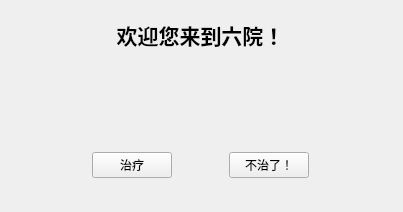
<?xml version="1.0" encoding="UTF-8"?>
<ui version="4.0">
 <class>Hospital</class>
 <widget class="QWidget" name="Hospital">
  <property name="geometry">
   <rect>
    <x>0</x>
    <y>0</y>
    <width>403</width>
    <height>212</height>
   </rect>
  </property>
  <property name="windowTitle">
   <string>Form</string>
  </property>
  <widget class="QLabel" name="label">
   <property name="geometry">
    <rect>
     <x>50</x>
     <y>10</y>
     <width>301</width>
     <height>51</height>
    </rect>
   </property>
   <property name="text">
    <string>&lt;html&gt;&lt;head/&gt;&lt;body&gt;&lt;p align=&quot;center&quot;&gt;&lt;span style=&quot; font-size:16pt; font-weight:700;&quot;&gt;欢迎您来到六院！&lt;/span&gt;&lt;/p&gt;&lt;/body&gt;&lt;/html&gt;</string>
   </property>
  </widget>
  <widget class="QLabel" name="tipLabel">
   <property name="geometry">
    <rect>
     <x>40</x>
     <y>60</y>
     <width>321</width>
     <height>61</height>
    </rect>
   </property>
   <property name="text">
    <string/>
   </property>
  </widget>
  <widget class="QWidget" name="layoutWidget">
   <property name="geometry">
    <rect>
     <x>40</x>
     <y>140</y>
     <width>321</width>
     <height>51</height>
    </rect>
   </property>
   <layout class="QHBoxLayout" name="horizontalLayout">
    <item>
     <spacer name="horizontalSpacer_2">
      <property name="orientation">
       <enum>Qt::Orientation::Horizontal</enum>
      </property>
      <property name="sizeHint" stdset="0">
       <size>
        <width>40</width>
        <height>20</height>
       </size>
      </property>
     </spacer>
    </item>
    <item>
     <widget class="QPushButton" name="cureButton">
      <property name="text">
       <string>治疗</string>
      </property>
     </widget>
    </item>
    <item>
     <spacer name="horizontalSpacer">
      <property name="orientation">
       <enum>Qt::Orientation::Horizontal</enum>
      </property>
      <property name="sizeHint" stdset="0">
       <size>
        <width>40</width>
        <height>20</height>
       </size>
      </property>
     </spacer>
    </item>
    <item>
     <widget class="QPushButton" name="cancelButton">
      <property name="text">
       <string>不治了！</string>
      </property>
     </widget>
    </item>
    <item>
     <spacer name="horizontalSpacer_3">
      <property name="orientation">
       <enum>Qt::Orientation::Horizontal</enum>
      </property>
      <property name="sizeHint" stdset="0">
       <size>
        <width>40</width>
        <height>20</height>
       </size>
      </property>
     </spacer>
    </item>
   </layout>
  </widget>
 </widget>
 <resources/>
 <connections/>
</ui>
